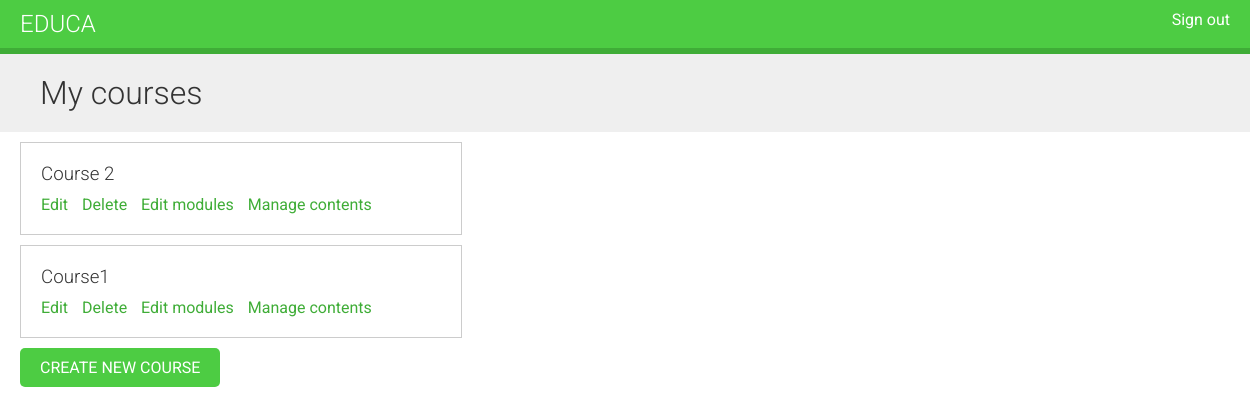
Before: /course/mine/ (signed in) with the older database file.
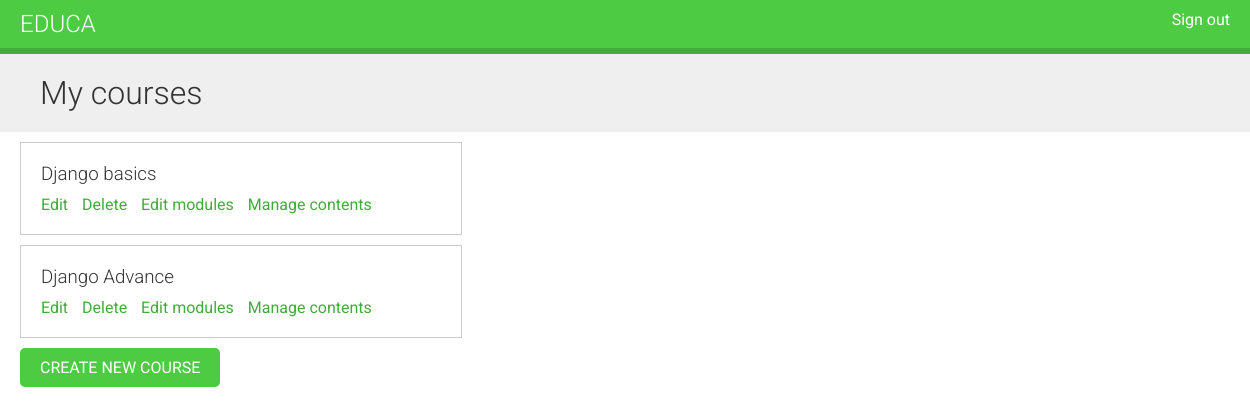
After: the same page with the newer database file.
### courses/models.py (models this page shows, shortened)
class Course(models.Model):
    owner = models.ForeignKey(User,
                              related_name='courses_created',
                              on_delete=models.CASCADE)
    subject = models.ForeignKey(Subject,
                                related_name='courses',
                                on_delete=models.CASCADE)
    title = models.CharField(max_length=200)
    slug = models.SlugField(max_length=200, unique=True)
    overview = models.TextField()
    created = models.DateTimeField(auto_now_add=True)
    students = models.ManyToManyField(User,
                                      related_name='courses_joined',
                                      blank=True)
    class Meta:
        ordering = ['-created']

### courses/views.py (the view)
class ManageCourseListView(OwnerCourseMixin, ListView):
    template_name = 'courses/manage/course/list.html'
    permission_required = 'courses.view_course'

### courses/views.py (called while the page is built)
    def get_queryset(self):
        qs = super().get_queryset()
        return qs.filter(owner=self.request.user)

### courses/templates/courses/manage/course/list.html (shortened to what this page needs)
{% extends "base.html" %}
{% block content %}
  <h1>My courses</h1>
  <div class="module">
    {% for course in object_list %}
      <div class="course-info">
        <h3>{{ course.title }}</h3>
        <p>
          <a href="{% url "course_edit" course.id %}">Edit</a>
          <a href="{% url "course_delete" course.id %}">Delete</a>
          <a href="{% url "course_module_update" course.id %}">Edit modules</a>
          {% if course.modules.count > 0 %}
            <a href="{% url "module_content_list" course.modules.first.id %}">
               Manage contents</a>
          {% endif %}
        </p>
      </div>
    {% empty %}
      <p>You haven't created any courses yet.</p>
    {% endfor %}
    <p>
      <a href="{% url "course_create" %}" class="button">Create new course</a>
    </p>
  </div>
{% endblock %}

Changed rows visible on the page:
removed Course: title "Course1", shows "Manage contents"
added Course: title "Django basics", shows "Manage contents"
changed Course: title "Course 2" → "Django Advance"
